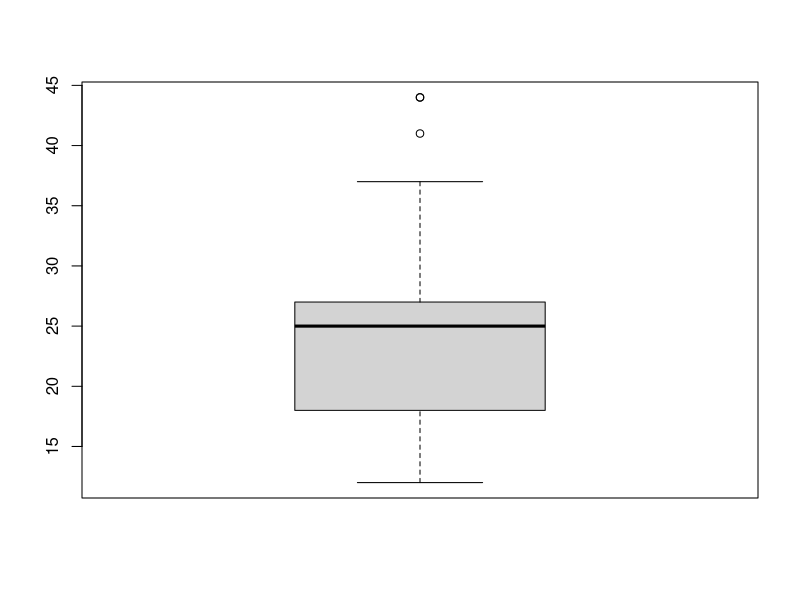
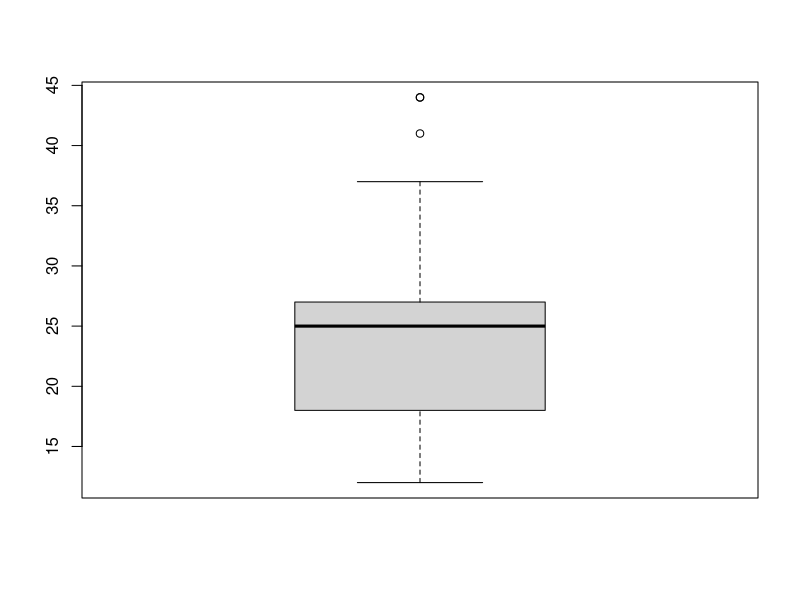
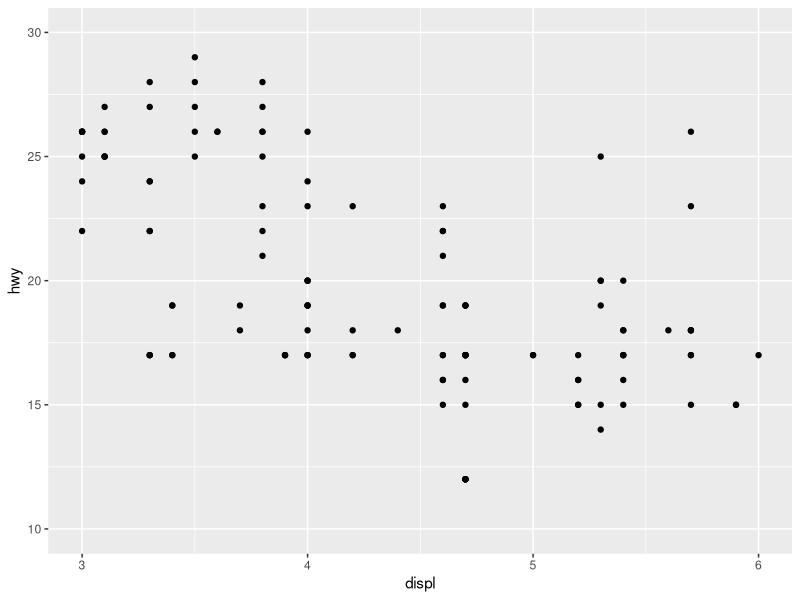
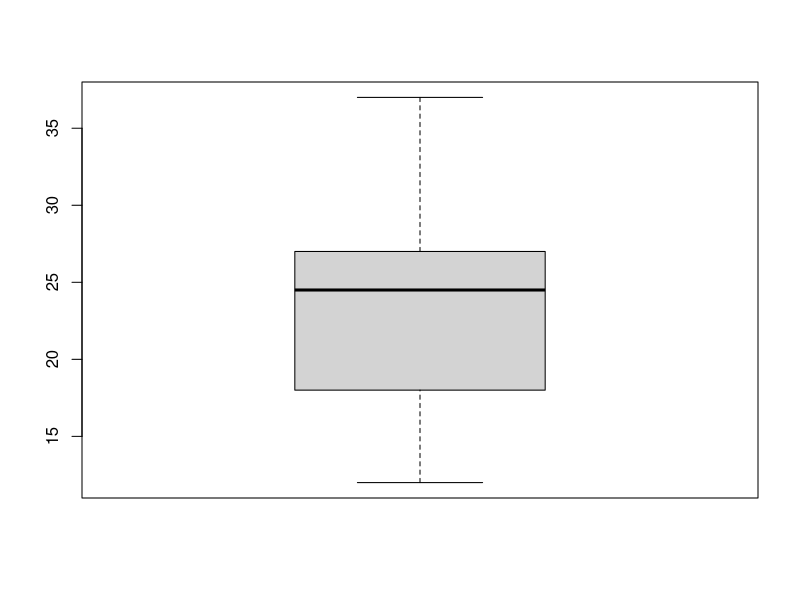
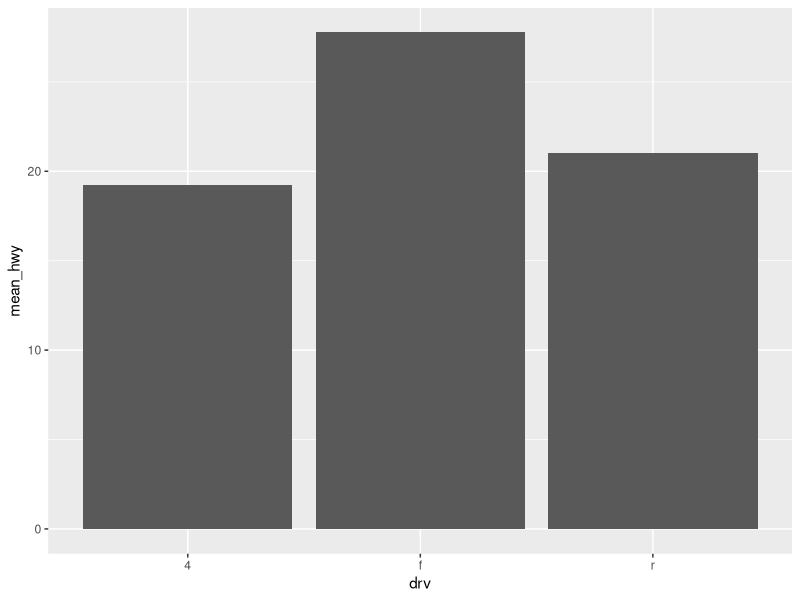
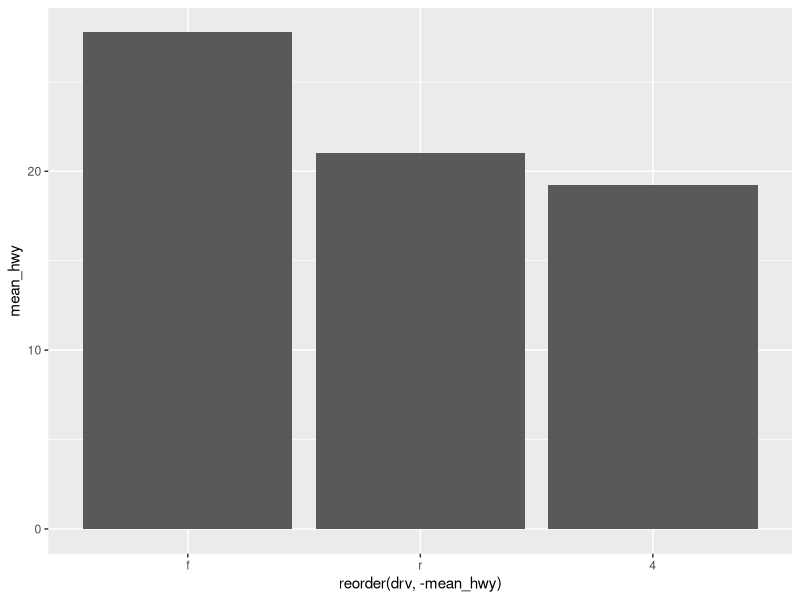
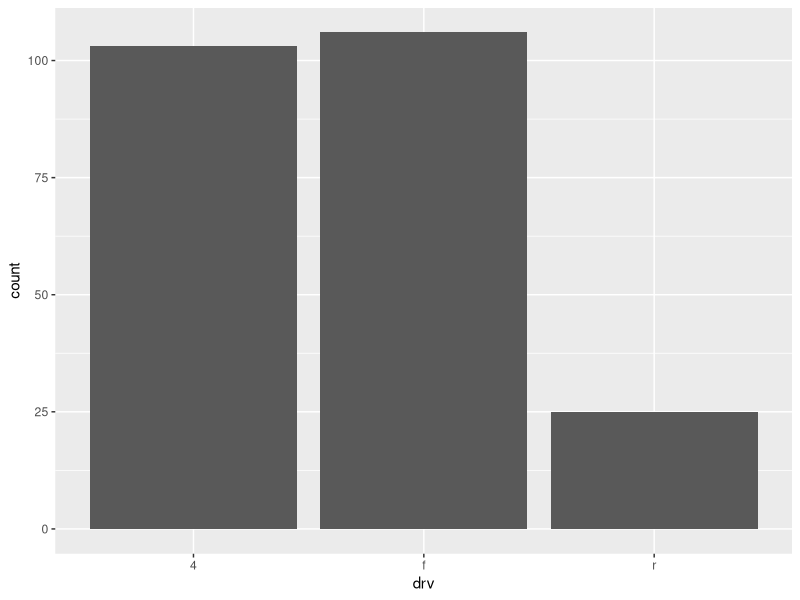
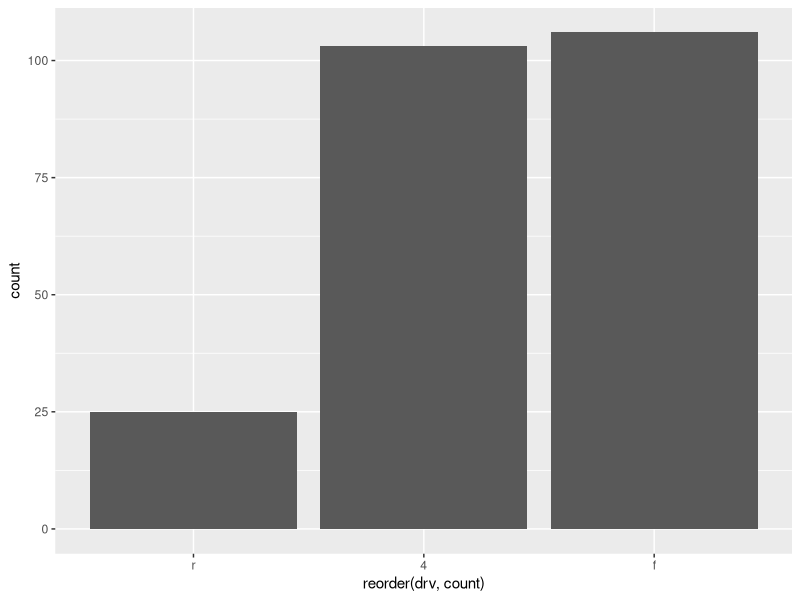

Recreate these plots in R, in order.
# 빅데이터 분석 6번째 수업 - 20200209(일)

library(readxl)
library(ggplot2)
library(dplyr)

mpg <- as.data.frame(ggplot2::mpg)

### 확인학습 - 결측치 데이터 처리 
# 결측치 데이터 삽입
mpg[c(65, 124, 131, 153, 212), "hwy"] <- NA
View(mpg)

# 문제1) 구동방식별로 고속도로연비의 평균이 어떻게 다른지 확인하려고 할 때, 결측치 데이터를 확인하시오.
mpgNahwy <- mpg %>% filter(is.na(hwy))
View(mpgNahwy)
# 문제2) 어떤 구동 방식의 고속도로연비의 평균이 높은지 확인하시오. 
whatIsHigherThan_drv <- mpg %>% group_by(drv) %>% 
  filter(!is.na(hwy)) %>% 
  summarise(mean_hwy = mean(hwy)) %>% 
  arrange(desc(mean_hwy))
  
View(whatIsHigherThan_drv)

### 이상치 데이터를 판별하는 방법
# 박스플롯(boxplot, 그림상자) - 데이터를 4등분해서 그림으로 표현해주는 그래프
# 밑에서부터 하위 극단치 경계 0%, 1분위수(25%), 2분위수(50%): 중앙값, 3분위수(75%), 상위 극단치(100%), 하위 극단치와 상위 극단치의 경계를 벗어나는 지점의 값(이상치)

# 1단계 : 이상치를 판별
boxplot(mpg$hwy) # 그래프로만 확인 
# 분위수의 값을 통해서 이상치를 판별
boxplot(mpg$hwy)$stats # 분위수의 값을 확인 
# 0%, 25%, 50%, 75%, 100%
# 12 18 25 27 37
# 2단계 : 이상치를 결측치로 변경 
mpg$hwy <- ifelse(mpg$hwy<12 | mpg$hwy > 37, NA, mpg$hwy)
table(is.na(mpg$hwy)) # 결측치 3개 증가 

# 3단계 : 결측치를 제외하고 분석
# 구동방식별로 고속도로연비의 평균을 확인

mpg %>% filter(!is.na(hwy)) %>% 
  group_by(drv) %>% 
  summarise(mean_hwy = mean(hwy)) %>% 
  arrange(desc(mean_hwy))

############### 
# 시각화 - ggplot2 패키지에 있는 다양한 함수들을 통해서 시각화 학습
# 분석에서 결과를 보여주는 가장 마지막 작업, 가장 효율적인 방법

### 1. 산점도 - x축, y축에 점으로 데이터를 표현, 변수와 변수와의 관계를 나타낼 때 사용
# 배기량(displ)별 고속도로 연비를 산점도로 표현하시오.
ggplot(data=mpg, aes(x = displ, y = hwy)) + # 데이터, 축
  geom_point() + # 그래프의 종류 
  xlim(3, 6) + # x축의 범위 
  ylim(10, 30) # y축의 범위

### 2. 막대그래프 - 데이터의 크기(값)을 막대로 표현, 그룹간의 차이를 나타낼 때 사용 
# 구동방식별  고속도로연비의 평균을 막대그래프로 표현
table(is.na(mpg$drv)) # NA가 없음 
table(is.na(mpg$hwy)) # NA가 없음 
# 이상치 판별 
boxplot(mpg$hwy)$stats
mpg$hwy <- ifelse(mpg$hwy<12 | mpg$hwy>37, NA, mpg$hwy)
table(is.na(mpg$hwy)) # NA : 3, 이상치 -> 결측치 

mpg_drv_hwy <- mpg %>% filter(!is.na(hwy)) %>% 
  group_by(drv) %>% 
  summarise(mean_hwy = mean(hwy)) %>% 
  arrange(desc(mean_hwy))
mpg_drv_hwy 

#정렬 x 
ggplot(data=mpg_drv_hwy, aes(x=drv, y=mean_hwy)) + geom_col()

#정렬 o 
ggplot(data=mpg_drv_hwy, aes(x=reorder(drv, -mean_hwy), y=mean_hwy)) + geom_col()

### 3. 막대 그래프 - 빈도를 나타내는 그래프
# 예) 구동방식에 따른 자동차의 수를 막대 그래프로 표현
ggplot(data = mpg, aes(x=drv)) + geom_bar()

# geom_col() 함수를 활용 -> 정렬이 가능
mpg_drv_count <- mpg %>% group_by(drv) %>% 
  summarise(count = n()) 
mpg_drv_count

ggplot(data=mpg_drv_count, aes(x=reorder(drv, count), y=count)) + geom_col()
### 막대 그래프 : 값(요약 정보: 평균, 합계) -> geom_col()
# 막대 그래프 : 빈도(누적한 수) -> geom_bar()

### 확인학습 - 산점도, 막대그래프
# 문제1) mpg에서 도시연비와 고속도로연비 간에 어떤 관계가 있는지 살펴보려고 합니다. 산점도 그래프로 확인하시오.
mpg_geom_point <- ggplot(data=mpg, aes(x = cty, y = hwy)) +
                  geom_point() 
mpg_geom_point

# 문제2) midwest에서 전체인구와 아시아 인구 간에 어떤 관계가 있는지 살펴보려고 합니다. x축은 전체인구, y축은 아시아인구로 구성된 산점도 그래프를 만들어 확인하시오.
midwest <- as.data.frame(ggplot2::midwest)
midwest_geom_point <- ggplot(data = midwest, aes(x = poptotal, y = popasian)) +
                      geom_point() +
                      xlim(0, 500000) +
                      ylim(0, 10000)
midwest_geom_point

# 문제3) mpg에서 어떤 회사에서 생산한 "suv"차종의 도시연비가 높은지 확인하려고 합니다. "suv"차종을 대상으로 도시연비의 평균이 가장 높은 회사 5곳을 막대그래프로 표현하시오. 막대는 도시연비가 높은 순으로 정렬하여 표현하시오.
mpg_avg_cty <- mpg %>% group_by(manufacturer) %>%
  filter(class == 'suv') %>% 
  summarise(mean_cty = mean(cty)) %>% 
  head(5)
View(mpg_avg_cty)
#
ggplot(data = mpg_avg_cty, aes(x = reorder(manufacturer, -mean_cty), y = mean_cty)) + geom_col()
# 문제 4) mpg에서 자동차 중에서 어떤 차종이 많은지 확인하려고 합니다. 자동차 종류별 빈도를 표현한 막대그래프를 만들어 확인하시오.
# geom_bar : 쓰기 편한데 정렬 안됨 
ggplot(data = mpg, aes(x=class)) + geom_bar()
# geom_col : 쓰기 어려운데 정렬 됨 
mpg_class <- mpg %>% group_by(class) %>% 
  summarise(count = n())
mpg_class
ggplot(data=mpg_class, aes(x=reorder(class,-count), y=count)) + geom_col()


### 4. 선그래프 - 시간에 따라 변화하는 데이터를 표현할 때 주로 사용, 시계열 그래프 
# ex) 날씨, 주식, 환율, 부동산 가격 ....
# 1967 ~ 2015 년 까지의 소비율, 저축율, 실업율 등에 관한 정보를 담고 있는 데이터셋
eco <- economics

# 시간에 따라 실업자 수와 증감 추이를 선그래프로 표현 
ggplot(data=eco, aes(x=date, y=unemploy)) + geom_line(size=1, color="cyan")

# 시간에 따라 개인별 저축률의 증감 추이를 선그래프로 표현 
View(eco)
ggplot(data=eco, aes(x=date, y=psavert)) + geom_line(size=2, color="orange")

### 5. 상자그림 - 데이터의 분포를 직사각형 형태의 상자모양으로 표현 
# 상자그림으로 데이터를 확인하면 평균을 볼 때보다 좀 더 데이터의 특징을 명확하게 파악 가능 

# 예) 구동방식별 고속도로연비를 상자그림으로 표현
ggplot(data =mpg, aes(x=drv, y=hwy)) + geom_boxplot()

### 확인학습 - 선그래프, 상자그림 
# 문제) 날짜에 따라 온도의 변화를 선그래프로 나타내시오.
View(airquality)
airquality <- within(airquality, date <- Month*100+Day)
View(airquality)
ggplot(data=airquality, aes(x=date, y=Temp)) + geom_line(size=1, color = "cyan")

##########
#### 응용 그래프 
mtcars <- mtcars
# 1. 누적 막대 그래프 
# 실린더 종류별 빈도를 파악하여, 기어를 누적 막대 그래프로 표현 
ggplot(data=mtcars, aes(x=cyl)) + geom_bar() # 실린더별 빈도를 표현 

# 2. 선버스트 그래프
ggplot(data=mtcars, aes(x=cyl)) + geom_bar(aes(fill=factor(gear))) + coord_polar()

# 3. 원형 그래프 
ggplot(data=mtcars, aes(x=cyl)) + geom_bar(aes(fill=factor(gear))) + coord_polar(theta="y")

# 4. 히스토그램 - 도수분포를 기둥 모양의 그래프로 표현 
# 온도의 변화를 도수 분포로 표현 
ggplot(data=airquality, aes(x=Temp)) + geom_histogram(binwidth=0.5)

# 5. 선그래프의 응용 
# 시간에 따른 저축률의 변화 - 기울기, y절편 활용 
# y절편 : intercept - 12.18671, 기울기 : slope - -0.000544
ggplot(data=eco, aes(x=date, y=psavert)) + geom_line() + geom_abline(intercept = 12.18671, slope = -0.000544)

# 시간에 따른 저축률의 변화 - 저축률의 평균 수평선을 활용 
ggplot(data=eco, aes(x=date, y=psavert)) + geom_line() + geom_hline(yintercept = mean(eco$psavert))
